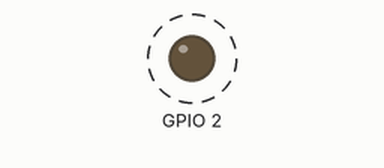
Recording of a program running on a simulated ESP32. On the bench: output pins drawn as LEDs (lit = HIGH). Dashed ring = blinking.

Above: at 0.5 s.
Timing chart, 0 to 3.0 s (numbered marks = the images above):
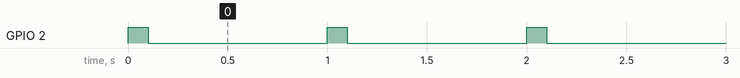

Measured:
- by itself, GPIO 2: alternates HIGH for 0.10 s and LOW for 0.90 s

The program:

main.cpp
```cpp
#include <Arduino.h>

#include "app_config.h"
#include "blink_pattern.h"

static const char *TAG = "main";

static BlinkPattern statusLed(APP_BLINK_ON_MS, APP_BLINK_OFF_MS);
static bool ledOn = false;

void setup() {
  Serial.begin(115200);
  pinMode(APP_LED_PIN, OUTPUT);
  statusLed.start(millis());
  ESP_LOGI(TAG, "%s rev %d, %d core(s), %u KB free heap", ESP.getChipModel(), ESP.getChipRevision(),
           ESP.getChipCores(), static_cast<unsigned>(ESP.getFreeHeap() / 1024));
}

void loop() {
  const bool on = statusLed.update(millis());
  if (on != ledOn) {
    digitalWrite(APP_LED_PIN, on ? HIGH : LOW);
    ledOn = on;
  }
  delay(1);
}
```

app_config.h
```cpp
#pragma once

// Project-wide defaults. Override per board in platformio.ini with
// `build_flags = -D APP_...=<value>`.

// GPIO driving the status LED. Defaults to the board variant's LED_BUILTIN
// (on RGB boards this is RGB_BUILTIN, which digitalWrite() drives in Arduino 3.x).
#ifndef APP_LED_PIN
#ifdef LED_BUILTIN
#define APP_LED_PIN LED_BUILTIN
#else
// cppcheck skips framework packages, so it never sees the variant's LED_BUILTIN.
// cppcheck-suppress preprocessorErrorDirective
#error "No LED pin known for this board: add -D APP_LED_PIN=<gpio> to its environment"
#endif
#endif

#ifndef APP_BLINK_ON_MS
#define APP_BLINK_ON_MS 100
#endif

#ifndef APP_BLINK_OFF_MS
#define APP_BLINK_OFF_MS 900
#endif
```
